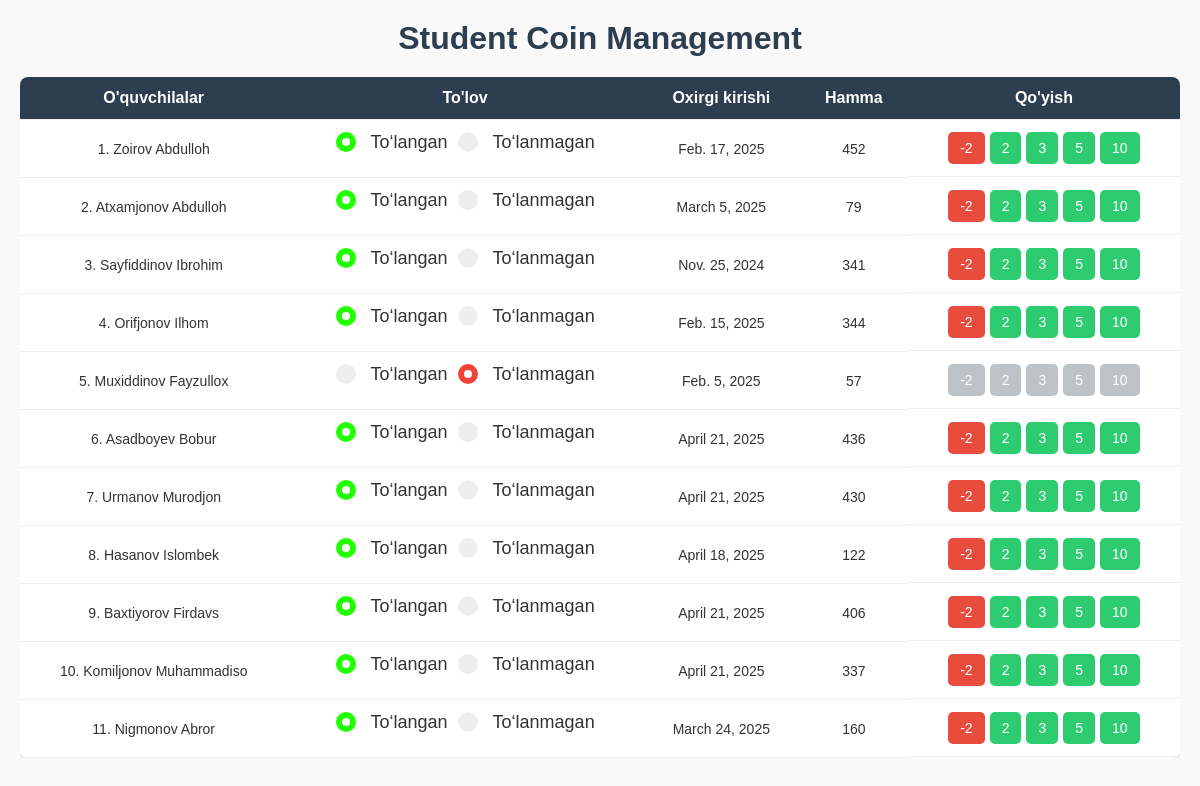
Before: /dashboard/group/5/ with the older database file.
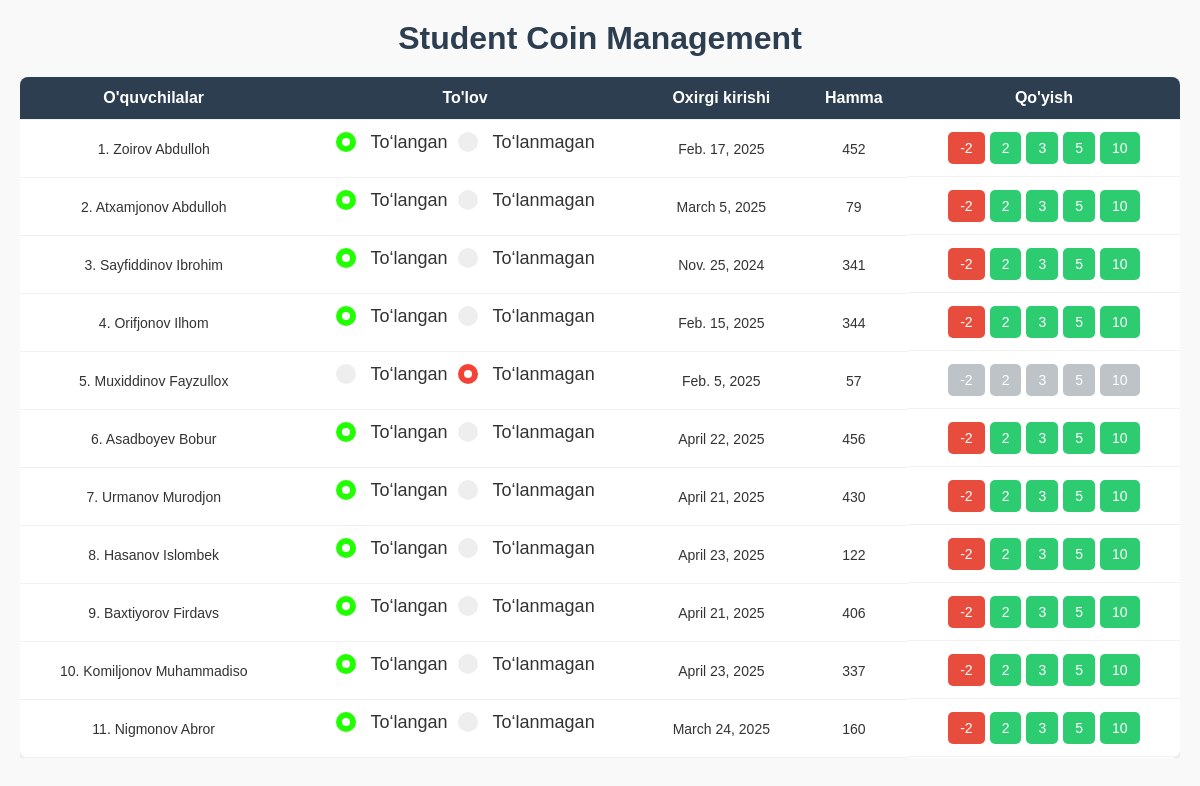
After: the same page with the newer database file.
### accounts/models.py (models this page shows, shortened)
class User(models.Model):
    name = models.CharField(max_length=100)
    modme_id = models.CharField(max_length=50, unique=True)
    password = models.CharField(max_length=128)
    level = models.IntegerField(default=1)
    last_visit = models.DateField(default=0)
    total_coins = models.IntegerField(default=0)
    coins_today = models.IntegerField(default=0)
    telegram_bot_register = models.IntegerField()
    is_admin = models.BooleanField(default=False)
    payment_status = models.CharField(max_length=10, choices=[('paid', 'To‘langan'), ('unpaid', 'To‘lanmagan')], default='unpaid')
    last_payment_date = models.DateTimeField(null=True, blank=True)
    group = models.ForeignKey(Group, on_delete=models.CASCADE, related_name='groups', null=True, blank=True)
    def is_paid_this_month(self):
        if self.last_payment_date:
            return self.last_payment_date.month == timezone.now().month and self.last_payment_date.year == timezone.now().year
        return False

### accounts/views.py (the view)
# urls.py: path('dashboard/group/<int:group_id>/', student_list, name='group_students'),
def student_list(request, group_id):
    group = get_object_or_404(Group, id=group_id)
    students = User.objects.filter(group=group)
    return render(request, 'dashboard.html', {'students': students})

### templates/dashboard.html (shortened to what this page needs)
{% load static %}
<!DOCTYPE html>
<html lang="en">
<head>
</head>
<body>
    <h1>Student Coin Management</h1>
    <div style="overflow-x: auto;">
        <table>
            <tr>
                <th>O'quvchilalar</th>
                <th>To'lov</th>
                <th>Oxirgi kirishi</th>
                <th>Hamma</th>
                <th>Qo'yish</th>
            </tr>
            {% for student in students %}
            <tr>
                <td>{{ forloop.counter }}. {{ student.name }} </td>
                <td>
                    <form class="payment-form" method="POST" data-student-id="{{ student.id }}">
                        <label class="radio-container">
                            <span class="checkmark"></span> To‘langan
                        </label>
                        <label class="radio-container">
                            <span class="checkmark {% if student.payment_status == 'unpaid' %}unpaid{% endif %}"></span> To‘lanmagan
                        </label>
                    </form>
                </td>
                <td>{{ student.last_visit }} </td>
                <td>{{ student.total_coins }}</td>
                <td>
                    {% if student.payment_status == 'paid' %}
                        <a href="{% url 'dashboard' student_id=student.id amount=2 %}?action=subtract" class="coin-btn btn-subtract">-2</a>
                        <a href="{% url 'dashboard' student_id=student.id amount=2 %}?action=add" class="coin-btn btn-add">2</a>
                        <a href="{% url 'dashboard' student_id=student.id amount=3 %}?action=add" class="coin-btn btn-add">3</a>
                        <a href="{% url 'dashboard' student_id=student.id amount=5 %}?action=add" class="coin-btn btn-add">5</a>
                        <a href="{% url 'dashboard' student_id=student.id amount=10 %}?action=add" class="coin-btn btn-add">10</a>
                    {% else %}
                        <a href="#" class="coin-btn btn-subtract disabled-link" style="background-color: #bdc3c7; pointer-events: none;">-2</a>
                        <a href="#" class="coin-btn btn-add disabled-link" style="background-color: #bdc3c7; pointer-events: none;">2</a>
                        <a href="#" class="coin-btn btn-add disabled-link" style="background-color: #bdc3c7; pointer-events: none;">3</a>
                        <a href="#" class="coin-btn btn-add disabled-link" style="background-color: #bdc3c7; pointer-events: none;">5</a>
                        <a href="#" class="coin-btn btn-add disabled-link" style="background-color: #bdc3c7; pointer-events: none;">10</a>
                    {% endif %}
                </td>
            </tr>
            {% endfor %}
            </table>
            </div>
</body>
</html>

Changed rows visible on the page:
changed User "Asadboyev Bobur": last_visit "April 21, 2025" → "April 22, 2025"; total_coins "436" → "456"
changed User "Hasanov Islombek": last_visit "April 18, 2025" → "April 23, 2025"
changed User "Komiljonov Muhammadiso": last_visit "April 21, 2025" → "April 23, 2025"
